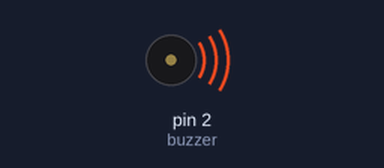
This sketch was run on a simulated Arduino Uno, built with avr-gcc and run on an emulated ATmega328P. On the bench: buzzer (waves = sounding).

Above: at 0.5 s.
Timing chart, 0 to 4.6 s (numbered marks = the images above):
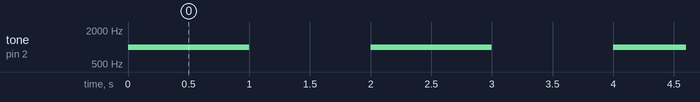

The sketch:

Servo_90_to_0.ino
```cpp
#include <Servo.h>

int buzzer = 2;

void setup() {
  // put your setup code here, to run once:
  pinMode(buzzer,OUTPUT);
  Serial.begin(9600);
}

void loop() {
  // put your main code here, to run repeatedly
  tone(buzzer,1000);
  digitalWrite(buzzer,HIGH);
  delay(1000);
  noTone(buzzer);
  delay(1000);
}
```

Measured:
- by itself, tone on pin 2 (buzzer): alternates 1000 Hz for 1.0 s and silent for 1.0 s
